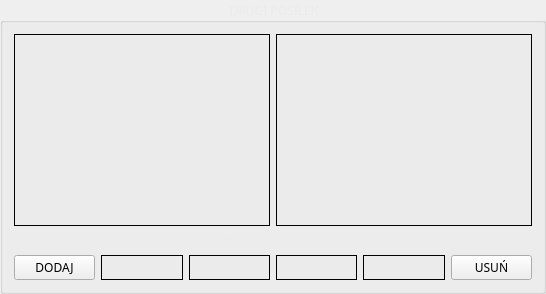
         <widget class="QGroupBox" name="mealTwoBox">
          <property name="font">
           <font>
            <family>Bahnschrift</family>
            <weight>50</weight>
            <bold>false</bold>
           </font>
          </property>
          <property name="styleSheet">
           <string notr="true">QGroupBox {color: rgb(235, 235, 235); }</string>
          </property>
          <property name="title">
           <string>DRUGI POSIŁEK</string>
          </property>
          <property name="alignment">
           <set>Qt::AlignCenter</set>
          </property>
          <layout class="QGridLayout" name="gridLayout_4">
           <item row="2" column="3">
            <widget class="QLabel" name="showFatsTwo">
             <property name="font">
              <font>
               <family>Bahnschrift Light</family>
               <pointsize>10</pointsize>
               <weight>75</weight>
               <bold>true</bold>
              </font>
             </property>
             <property name="styleSheet">
              <string notr="true">QLabel { background-color: rgb(235, 235, 235); }</string>
             </property>
             <property name="frameShape">
              <enum>QFrame::Box</enum>
             </property>
             <property name="text">
              <string/>
             </property>
             <property name="alignment">
              <set>Qt::AlignCenter</set>
             </property>
            </widget>
           </item>
           <item row="0" column="3" colspan="3">
            <widget class="QListWidget" name="mealTwoRight">
             <property name="font">
              <font>
               <family>Bahnschrift Light</family>
              </font>
             </property>
             <property name="styleSheet">
              <string notr="true">QWidget { background-color: rgb(235, 235, 235); }</string>
             </property>
             <property name="frameShape">
              <enum>QFrame::Box</enum>
             </property>
             <property name="frameShadow">
              <enum>QFrame::Plain</enum>
             </property>
             <property name="dragDropMode">
              <enum>QAbstractItemView::NoDragDrop</enum>
             </property>
             <property name="defaultDropAction">
              <enum>Qt::MoveAction</enum>
             </property>
             <property name="viewMode">
              <enum>QListView::ListMode</enum>
             </property>
            </widget>
           </item>
           <item row="1" column="2">
            <widget class="QLabel" name="proteinLabel_4">
             <property name="font">
              <font>
               <family>Bahnschrift Light</family>
               <weight>50</weight>
               <bold>false</bold>
              </font>
             </property>
             <property name="styleSheet">
              <string notr="true">QLabel {color: rgb(235, 235, 235); }</string>
             </property>
             <property name="text">
              <string>BIAŁKO</string>
             </property>
             <property name="alignment">
              <set>Qt::AlignCenter</set>
             </property>
            </widget>
           </item>
           <item row="2" column="1">
            <widget class="QLabel" name="showKcalsTwo">
             <property name="font">
              <font>
               <family>Bahnschrift Light</family>
               <pointsize>10</pointsize>
               <weight>75</weight>
               <bold>true</bold>
              </font>
             </property>
             <property name="layoutDirection">
              <enum>Qt::LeftToRight</enum>
             </property>
             <property name="styleSheet">
              <string notr="true">QLabel { background-color: rgb(235, 235, 235); }</string>
             </property>
             <property name="frameShape">
              <enum>QFrame::Box</enum>
             </property>
             <property name="text">
              <string/>
             </property>
             <property name="alignment">
              <set>Qt::AlignCenter</set>
             </property>
            </widget>
           </item>
           <item row="1" column="4">
            <widget class="QLabel" name="carbonLabel_4">
             <property name="font">
              <font>
               <family>Bahnschrift Light</family>
               <weight>50</weight>
               <bold>false</bold>
              </font>
             </property>
             <property name="styleSheet">
              <string notr="true">QLabel {color: rgb(235, 235, 235); }</string>
             </property>
             <property name="frameShape">
              <enum>QFrame::NoFrame</enum>
             </property>
             <property name="text">
              <string>WĘGLE</string>
             </property>
             <property name="alignment">
              <set>Qt::AlignCenter</set>
             </property>
            </widget>
           </item>
           <item row="2" column="2">
            <widget class="QLabel" name="showProteinsTwo">
             <property name="font">
              <font>
               <family>Bahnschrift Light</family>
               <pointsize>10</pointsize>
               <weight>75</weight>
               <bold>true</bold>
              </font>
             </property>
             <property name="styleSheet">
              <string notr="true">QLabel { background-color: rgb(235, 235, 235); }</string>
             </property>
             <property name="frameShape">
              <enum>QFrame::Box</enum>
             </property>
             <property name="text">
              <string/>
             </property>
             <property name="alignment">
              <set>Qt::AlignCenter</set>
             </property>
            </widget>
           </item>
           <item row="2" column="4">
            <widget class="QLabel" name="showCarbonsTwo">
             <property name="font">
              <font>
               <family>Bahnschrift Light</family>
               <pointsize>10</pointsize>
               <weight>75</weight>
               <bold>true</bold>
              </font>
             </property>
             <property name="styleSheet">
              <string notr="true">QLabel { background-color: rgb(235, 235, 235); }</string>
             </property>
             <property name="frameShape">
              <enum>QFrame::Box</enum>
             </property>
             <property name="text">
              <string/>
             </property>
             <property name="alignment">
              <set>Qt::AlignCenter</set>
             </property>
            </widget>
           </item>
           <item row="2" column="0">
            <widget class="QPushButton" name="addItemTwo">
             <property name="font">
              <font>
               <family>Bahnschrift Light</family>
               <weight>50</weight>
               <bold>false</bold>
              </font>
             </property>
             <property name="text">
              <string>DODAJ</string>
             </property>
            </widget>
           </item>
           <item row="2" column="5">
            <widget class="QPushButton" name="delItemTwo">
             <property name="font">
              <font>
               <family>Bahnschrift Light</family>
               <weight>50</weight>
               <bold>false</bold>
              </font>
             </property>
             <property name="text">
              <string>USUŃ</string>
             </property>
            </widget>
           </item>
           <item row="1" column="1">
            <widget class="QLabel" name="dietLabel_4">
             <property name="font">
              <font>
               <family>Bahnschrift Light</family>
               <weight>50</weight>
               <bold>false</bold>
              </font>
             </property>
             <property name="layoutDirection">
              <enum>Qt::RightToLeft</enum>
             </property>
             <property name="styleSheet">
              <string notr="true">QLabel {color: rgb(235, 235, 235); }</string>
             </property>
             <property name="text">
              <string>KALORIE</string>
             </property>
             <property name="alignment">
              <set>Qt::AlignCenter</set>
             </property>
            </widget>
           </item>
           <item row="1" column="3">
            <widget class="QLabel" name="fatLabel_4">
             <property name="font">
              <font>
               <family>Bahnschrift Light</family>
               <weight>50</weight>
               <bold>false</bold>
              </font>
             </property>
             <property name="styleSheet">
              <string notr="true">QLabel {color: rgb(235, 235, 235); }</string>
             </property>
             <property name="text">
              <string>TŁUSZCZE</string>
             </property>
             <property name="alignment">
              <set>Qt::AlignCenter</set>
             </property>
            </widget>
           </item>
           <item row="0" column="0" colspan="3">
            <widget class="QListWidget" name="mealTwoLeft">
             <property name="font">
              <font>
               <family>Bahnschrift Light</family>
              </font>
             </property>
             <property name="styleSheet">
              <string notr="true">QWidget { background-color: rgb(235, 235, 235); }</string>
             </property>
             <property name="frameShape">
              <enum>QFrame::Box</enum>
             </property>
             <property name="frameShadow">
              <enum>QFrame::Plain</enum>
             </property>
             <property name="dragDropMode">
              <enum>QAbstractItemView::NoDragDrop</enum>
             </property>
             <property name="defaultDropAction">
              <enum>Qt::MoveAction</enum>
             </property>
             <property name="viewMode">
              <enum>QListView::ListMode</enum>
             </property>
             <property name="sortingEnabled">
              <bool>true</bool>
             </property>
            </widget>
           </item>
          </layout>
         </widget>
